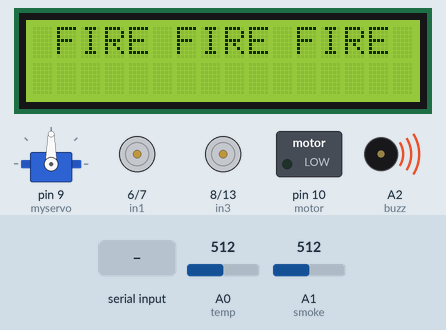
Simulated run of this sketch. Board: Arduino Uno, built with avr-gcc and run on an emulated ATmega328P. Parts: 16×2 character LCD, servo, motor-driver pin pairs drawn as motors (green arrow = first pin HIGH = forward, orange = second pin HIGH = backward, longer = more drive), switched loads named in the sketch (green lamp = pin HIGH), buzzer (waves = sounding, pin HIGH). The inputs (shaded band) are chosen by the test bench; at power-on: A1 (smoke) = 512, A0 (temp) = 512.

Above: at 1.2 s.
1.3 s: A1 (smoke) set to 116
5.4 s: A1 (smoke) set to 95
At 6.55 s:
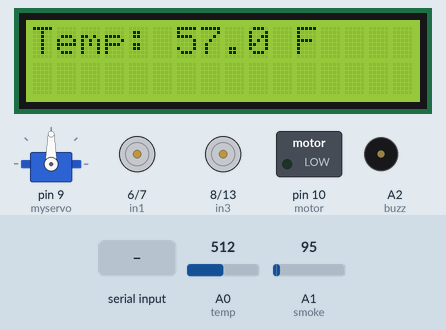
8.8 s: "F" received over Serial
At 9.43 s:
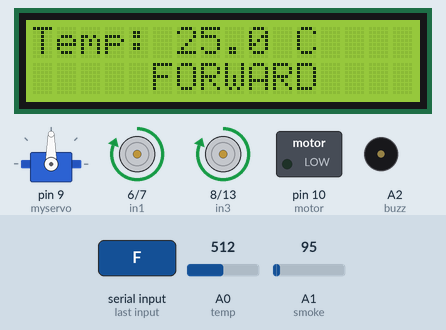
11.4 s: "B" received over Serial
At 11.69 s:
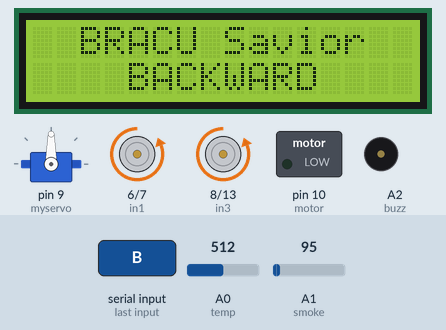
14.0 s: "L" received over Serial
At 14.29 s:
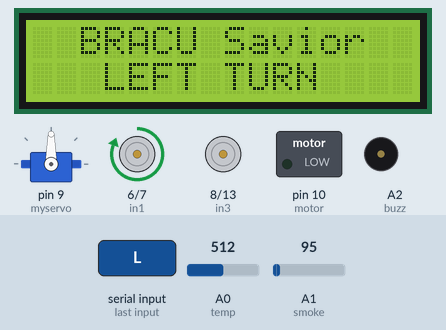
16.6 s: "R" received over Serial
At 16.9 s:
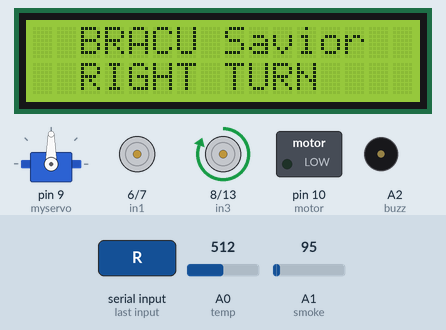
Timing chart, 0 to 19.6 s (numbered marks = the images above; inputs shaded):
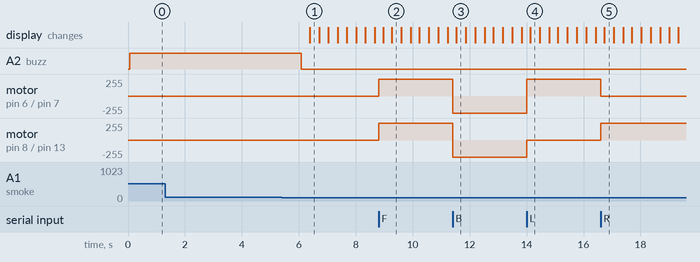

The sketch:

Fire_Fighting_Robot.ino
```cpp
#include <LiquidCrystal.h>
LiquidCrystal lcd(12, 11, 5, 4, 3, 2);
#include <Servo.h>
Servo myservo;


float get_temperature(int pin) {
  float voltage = analogRead(pin);
  float temperature = voltage * 10 * (5.0 / 1024);
  return temperature;
}


int motor = 10;
int in1 = 6;
int in2 = 7;
int in3 = 8;
int in4 = 13;
int temp = A0;
int smoke = A1;
int buzz = A2;
float tempC = 0;
float tempF = 0;
int smokeRead;
char Reading;
int Ladder = 0;
int k = 0;


void setup() {
  lcd.begin(16, 2);
  Serial.begin(9600);
  myservo.attach(9);
  pinMode(motor, OUTPUT);
  pinMode(in1, OUTPUT);
  pinMode(in2, OUTPUT);
  pinMode(in3, OUTPUT);
  pinMode(in4, OUTPUT);
  pinMode(temp, INPUT);
  pinMode(smoke, INPUT);
  pinMode(buzz, OUTPUT);
}


void loop() {
  if (Serial.available()) {
    Reading = Serial.read();
    switch (Reading) {

      case 'F':
        digitalWrite(in1, HIGH);
        digitalWrite(in2, LOW);
        digitalWrite(in3, HIGH);
        digitalWrite(in4, LOW);
        lcd.setCursor(0, 1);
        lcd.print("     FORWARD    ");
        break;

      case 'B':
        digitalWrite(in1, LOW);
        digitalWrite(in2, HIGH);
        digitalWrite(in3, LOW);
        digitalWrite(in4, HIGH);
        lcd.setCursor(0, 1);
        lcd.print("    BACKWARD    ");
        break;

      case 'L':
        digitalWrite(in1, HIGH);
        digitalWrite(in2, LOW);
        digitalWrite(in3, LOW);
        digitalWrite(in4, LOW);
        lcd.setCursor(0, 1);
        lcd.print("   LEFT TURN    ");
        break;

      case 'R':
        digitalWrite(in1, LOW);
        digitalWrite(in2, LOW);
        digitalWrite(in3, HIGH);
        digitalWrite(in4, LOW);
        lcd.setCursor(0, 1);
        lcd.print("  RIGHT TURN   ");
        break;

      case 'U':
        myservo.write(Ladder);
        Ladder = Ladder + 1;
        lcd.setCursor(0, 1);
        lcd.print("   LADDER UP    ");
        if (Ladder == 160) {
          lcd.setCursor(0, 1);
          lcd.print("   DEAD END     ");
          break;
        }
        break;

      case 'D':
        myservo.write(Ladder);
        Ladder = Ladder - 1;
        lcd.setCursor(0, 1);
        lcd.print("   LADDER DOWN  ");
        if (Ladder == 20) {
          lcd.setCursor(0, 1);
          lcd.print("   DEAD END     ");
          break;
        }
        break;

      case 'M':
        if (Ladder >= 90) {
          digitalWrite(motor, HIGH);
          lcd.setCursor(0, 1);
          lcd.print("  WATER COMING  ");
        }
        break;

      case 'S':
        digitalWrite(motor, LOW);
        lcd.setCursor(0, 1);
        lcd.print(" WATER STOPPED  ");
        break;

      case 'H':
        digitalWrite(in1, LOW);
        digitalWrite(in2, LOW);
        digitalWrite(in3, LOW);
        digitalWrite(in4, LOW);
        lcd.setCursor(0, 1);
        lcd.print("                ");
        break;

      default:
        digitalWrite(in1, LOW);
        digitalWrite(in2, LOW);
        digitalWrite(in3, LOW);
        digitalWrite(in4, LOW);
        lcd.clear();
        lcd.setCursor(0, 0);
        lcd.print("  BRACU Savior  ");
        lcd.setCursor(0, 1);
        lcd.print("            ");
    }
  }

  else {
    smokeRead = analogRead(A1);
    if (smokeRead >= 105) {
      analogWrite(buzz, 200);
      lcd.clear();
      lcd.setCursor(0, 0);
      lcd.print(" FIRE FIRE FIRE ");
      delay(1000);
      analogWrite(buzz, 0);
    }
    else {
      tempC = get_temperature(temp);
      tempF = (tempC * (9 / 5)) + 32;
      if (k <= 30) {
        if (k <= 20) {
          if (k <= 10) {
            lcd.setCursor(0, 0);
            lcd.print("  BRACU Savior  ");
            k++;
          }
          else {
            lcd.setCursor(0, 0);
            lcd.print("Temp: ");
            lcd.print (tempC, 1); lcd.print(" "); lcd.print("C    ");
            k++;

          }
        }
        else {
          lcd.setCursor(0, 0);
          lcd.print("  BRACU Savior  ");
          k++;
        }
      }

      else {
        lcd.setCursor(0, 0);
        lcd.print("Temp: ");
        lcd.print (tempF, 1); lcd.print(" "); lcd.print("F    ");
        k++;
        if (k == 40) {
          k = 0;
        }
      }
    }
  }
}
```

Measured:
- the behaviour switches between 105 and 104 on A1 (smoke) (found by bisection; images 0 and 1)
- after the input at 5.4 s, A2 (buzz): HIGH → LOW after 0.69 s; the display: changes after 0.99 s (image 1)
- after the input at 8.8 s, motor on pin 6 (in1) / pin 7 (in2), motor on pin 8 (in3) / pin 13 (in4): stopped → forward 255/255 at once; the display: first changes after 0.16 s (image 2 shows a later state)
- after the input at 11.4 s, motor on pin 6 (in1) / pin 7 (in2), motor on pin 8 (in3) / pin 13 (in4): forward 255/255 → backward 255/255 at once; the display: changes after 0.13 s (image 3)
- after the input at 14.0 s, motor on pin 6 (in1) / pin 7 (in2): backward 255/255 → forward 255/255 at once; motor on pin 8 (in3) / pin 13 (in4): backward 255/255 → stopped at once; the display: changes after 0.13 s (image 4)
- after the input at 16.6 s, motor on pin 6 (in1) / pin 7 (in2): forward 255/255 → stopped at once; motor on pin 8 (in3) / pin 13 (in4): stopped → forward 255/255 at once; the display: changes after 0.13 s (image 5)
